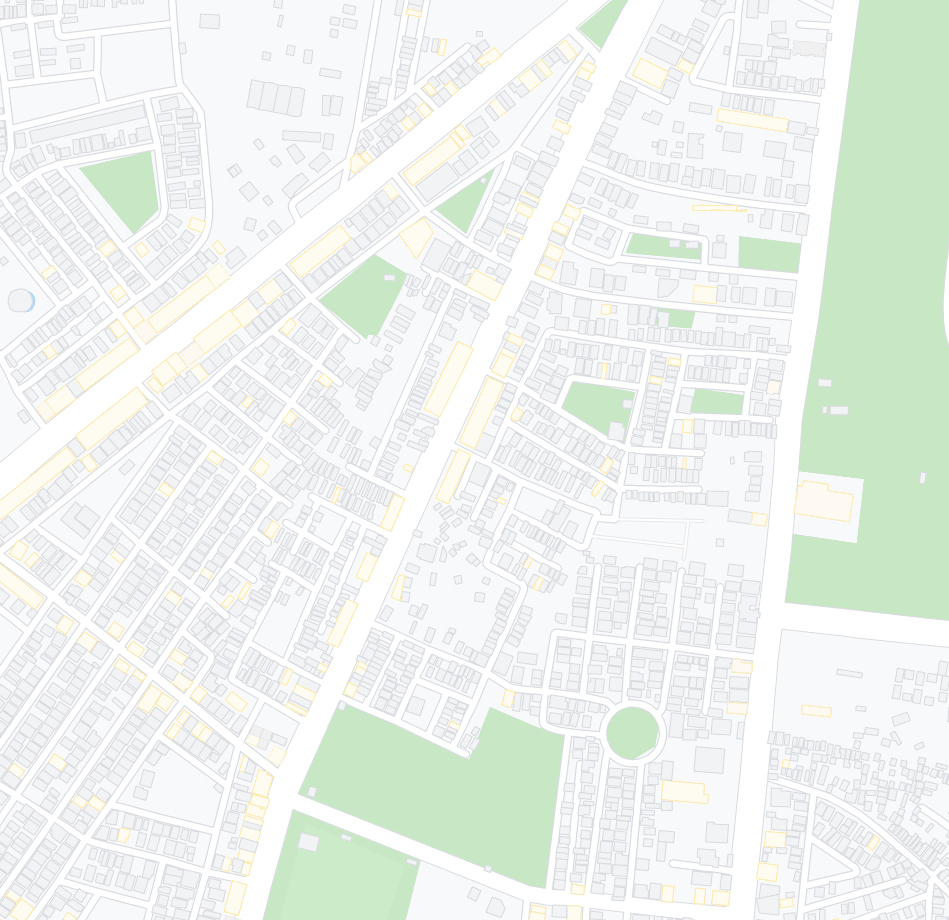
#> input picture map.png, 949 x 920 px
$ python map.py
#> lines starting #> are read from the running program, lines starting #| are printed output that depends on the picture
# -*- coding: utf-8 -*-
"""
Created on Sun Jan  3 15:35:41 2021

@author: sj
"""

from PIL import Image,ImageDraw,ImageFont
import random as ra


n=20
cov=[1,3,9,14]
rest=[1,4,12,14,15,19]
col=[(0, 0,255, 125)]*n
for i in range(0,n):
    if i+1 in cov:
        col[i]=(255, 0, 0, 125)
xx=[]
yy=[]
xx.append([])
yy.append([])
for i in range(0,n):

    xx[-1].append(ra.randint(100,900))
    yy[-1].append(ra.randint(100,900))
for i in range(0,4):
    a=xx[0].copy()
    b=yy[0].copy()
    for i in range(0,len(a)):
        if i+1 not in rest:
            a[i]+=ra.randint(-100,300)
            b[i]+=ra.randint(-100,300)
    xx.append(a.copy())
    yy.append(b.copy())

xx=[[851, 806, 740, 624, 791, 310, 141, 147, 351, 651, 714, 860, 547, 666, 481, 745, 697, 269, 895, 320], [851, 903, 754, 624, 801, 588, 126, 338, 409, 946, 757, 860, 633, 666, 481, 746, 801, 479, 895, 456], [851, 718, 861, 624, 823, 442, 134, 264, 392, 613, 709, 860, 488, 666, 481, 794, 805, 329, 895, 417], [851, 856, 980, 624, 777, 446, 61, 197, 371, 671, 731, 860, 725, 666, 481, 1012, 812, 238, 895, 227], [851, 813, 666, 624, 1018, 301, 60, 407, 526, 755, 689, 860, 758, 666, 481, 768, 983, 495, 895, 271]]
yy=[[625, 265, 545, 574, 670, 567, 463, 334, 555, 888, 459, 175, 694, 374, 356, 798, 747, 740, 693, 859], [625, 425, 823, 574, 677, 764, 494, 472, 696, 1018, 714, 175, 889, 374, 356, 854, 891, 925, 693, 1085], [625, 528, 560, 574, 835, 538, 729, 425, 655, 1132, 372, 175, 890, 374, 356, 870, 810, 776, 693, 1025], [625, 318, 559, 574, 800, 820, 717, 387, 813, 994, 527, 175, 618, 374, 356, 1085, 716, 691, 693, 806], [625, 337, 663, 574, 791, 642, 576, 544, 555, 996, 583, 175, 853, 374, 356, 904, 814, 900, 693, 1121]]
for j in range(0,5):
    im = Image.open("map.png")
#> im is the input picture: PIL image 949x920 RGBA; mean R, G, B, A 237.4, 242.9, 237.5, 255
    im = im.convert('RGB')
#> im: PIL image 949x920 RGB
    draw = ImageDraw.Draw(im,'RGBA')
    x=xx[j]
    y=yy[j]
    width, height = im.size
#> width = 949; height = 920
    draw.rectangle(xy=[(2, 2), (300,200)],fill=None, outline='black', width=1)
    r=23
    ccc=0
    for i in col:
        if i==(255, 165, 0, 125):
            ccc+=1
    font = ImageFont.truetype("arial.ttf", 25)
    draw.text((3,4),'Color-Code','black',font=font)
    draw.text((220,4),'Count','black',font=font)
    draw.ellipse((30-r, 50-r, 30+r, 50+r), col[0])
    draw.text((60,40),'Covid-19 +ive        '+str(len(cov)),'black',font=font)

    draw.ellipse((30-r, 100-r, 30+r, 100+r),(255, 165, 0, 125) )
    draw.text((60,90),'Suspected +ive      '+str(ccc),'black',font=font)

    draw.ellipse((30-r, 150-r, 30+r, 150+r), (0, 0, 255, 125))
    draw.text((60,140),'Covid-19 -ive        '+str(n-(len(cov))-ccc),'black',font=font)
    for i in range(0,n):
        r=25
        q=x[i]
        w=y[i]
        draw.ellipse((q-r, w-r, q+r, w+r), col[i])
        font = ImageFont.truetype("arial.ttf", 40)
        if i>=10:
            draw.text(xy=(q-24,w-19), text= str(i+1),fill= "black",font=font)
        else:
            draw.text(xy=(q-13,w-18), text= str(i+1),fill= "black",font=font)
    cc=45
    for i in range(0,n):
        for jj in range(i+1,n):
            if abs(x[jj]-x[i])<cc and abs(y[i]-y[jj])<cc:
                if col[i]==(255, 0, 0, 125):
                    if col[jj]!=(255, 0, 0, 125):
                        col[jj]=(255, 165, 0, 125)
                if col[jj]==(255, 0, 0, 125):
                    if col[i]!=(255, 0, 0, 125):
                        col[i]=(255, 165, 0, 125)


    im.save('mapop'+str(j)+'.pdf')
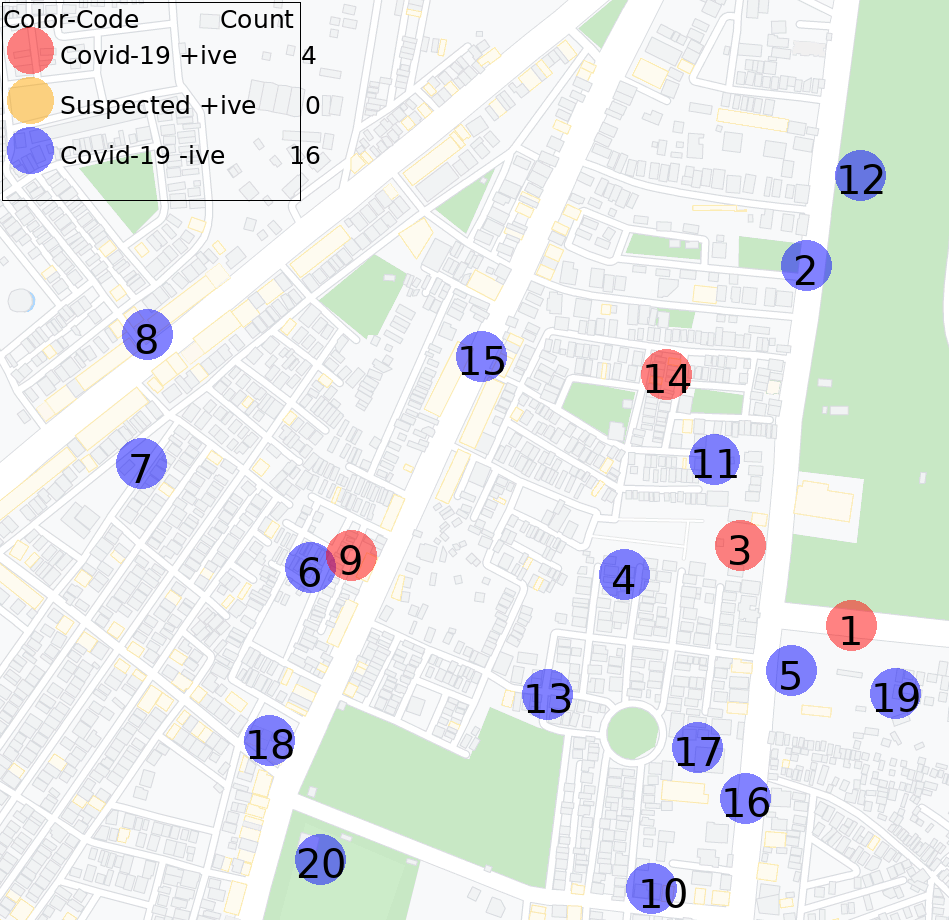
#> saved as mapop0.pdf: PIL image 949x920 RGB; mean R, G, B 230.4, 234.4, 233.1
